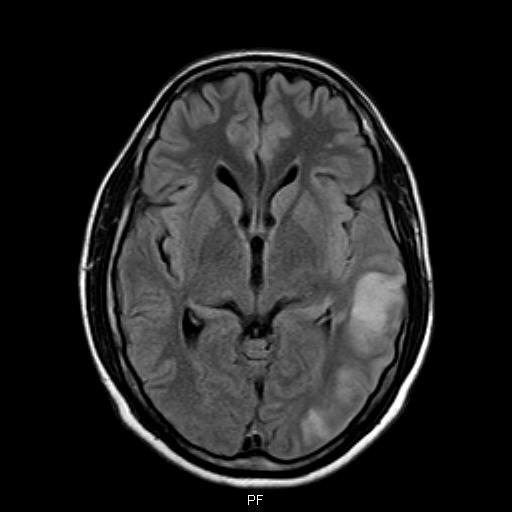
#> input picture HW1/Q5/1.jpeg, 512 x 512 px; its folder holds only this picture in this run
$ jupyter execute --allow-errors CV_HW1_Q5.ipynb
#> lines starting #> are read from the running program, lines starting #| are printed output that depends on the picture; after the words box and inside, x2 and y2 are one past the last pixel; in counts of white or black regions, pixels touching at a corner belong together
[cell 1]
import imageio.v2 as imageio
import numpy as np
image_names = [f"{i}.jpeg" if i != 8 else "8.jpg" for i in range(1, 9)]
#> (the rest of this cell did not finish here and is left out)

[cell 2]
import matplotlib.pyplot as plt

#> (the rest of this cell did not finish here and is left out)

<p>در این بخش هیت مپ تفاوت دو نیمکره را رسم می‌کنیم تا یک دید کلی داشته باشیم</p>

[cell 3]
def match_histograms(source, template):
    oldshape = source.shape
    source = source.ravel()
    template = template.ravel()

    s_values, bin_idx, s_counts = np.unique(source, return_inverse=True, return_counts=True)
    t_values, t_counts = np.unique(template, return_counts=True)

    s_quantiles = np.cumsum(s_counts).astype(np.float64)
    s_quantiles /= s_quantiles[-1]

    t_quantiles = np.cumsum(t_counts).astype(np.float64)
    t_quantiles /= t_quantiles[-1]

    interp_t_values = np.interp(s_quantiles, t_quantiles, t_values)
    return interp_t_values[bin_idx].reshape(oldshape).astype(np.uint8)

#> (a cell that did not finish here is left out)

[cell 5]
import numpy as np
import matplotlib.pyplot as plt
import imageio.v3 as iio
import scipy.ndimage
import os

<p>در این بخش هیستوگرام دو نیمکره را بررسی می‌کنیم و اگر تفاوت آن ها در یک موضع خاص بیش از 30 پیکسل بود ضایعه مغزی تشخیص می‌دهیم و برای دفاع از ادعایمان هم‌بستگی دو هیستوگرام را هم محاسبه می‌کنیم</p>

[cell 6]
import numpy as np
import matplotlib.pyplot as plt
import imageio.v3 as iio
import scipy.ndimage
import os

def load_image(path):
    image = iio.imread(path)
    if image.ndim == 3:
        image = np.mean(image, axis=2)
    return image.astype(np.float32)

def split_hemispheres(image):
    mid = image.shape[1] // 2
    left = image[:, :mid]
    right = image[:, mid:]
    right_flipped = np.fliplr(right)
    return left, right_flipped

def plot_histograms(left, right, image_name):
    plt.figure()
    plt.hist(left.ravel(), bins=256, alpha=0.5, label='Left')
    plt.hist(right.ravel(), bins=256, alpha=0.5, label='Right')
    plt.title(f'Histogram - {image_name}')
    plt.xlabel('Pixel Intensity')
    plt.ylabel('Frequency')
    plt.legend()
    plt.show()

def compare_histograms(left, right):
    h1, _ = np.histogram(left, bins=256, range=(0, 255), density=True)
    h2, _ = np.histogram(right, bins=256, range=(0, 255), density=True)
    return np.corrcoef(h1, h2)[0, 1]

def create_lesion_mask(left, right, sigma=2, thresh_mult=1.0):

    diff = np.abs(left - right)

    diff_smoothed = scipy.ndimage.gaussian_filter(diff, sigma=sigma)

    threshold = np.mean(diff_smoothed) + thresh_mult * np.std(diff_smoothed)
    mask = diff_smoothed > threshold

    structure = np.ones((3, 3))
    mask_cleaned = scipy.ndimage.binary_opening(mask, structure=structure)

    return mask_cleaned.astype(np.uint8)

def has_lesion(mask, min_pixels=50):
    return np.sum(mask) >= min_pixels

def get_lesion_regions(lesion_mask, min_size=50):
    structure = np.ones((3, 3), dtype=np.int32)
    labeled, _ = scipy.ndimage.label(lesion_mask, structure=structure)
    sizes = np.bincount(labeled.ravel())

    size_mask = sizes >= min_size
    size_mask[0] = 0
    filtered = size_mask[labeled]

    return filtered

def show_lesions_on_image(image, lesion_mask, title):
    filtered = get_lesion_regions(lesion_mask)
    num_lesions = filtered.max()

    if num_lesions == 0:
        print("No significant lesions detected.")
        plt.figure(figsize=(6, 6))
        plt.imshow(image, cmap='gray')
        plt.title(title + " (No Lesions)")
        plt.axis('off')
        plt.show()
        return

    centroids = scipy.ndimage.center_of_mass(filtered > 0, labels=filtered,
                                              index=np.arange(1, num_lesions + 1))

    plt.figure(figsize=(6, 6))
    plt.imshow(image, cmap='gray')
    plt.title(title)
    for y, x in centroids:
        plt.plot(x, y, 'ro')
        plt.text(x + 5, y, 'lesion', color='red', fontsize=8)
    plt.axis('off')
    plt.show()

image_folder = "."
image_names = ["1.jpeg", "2.jpeg", "3.jpeg", "4.jpeg", "5.jpeg", "6.jpeg", "7.jpeg", "8.jpg"]

#> (the rest of this cell did not finish here and is left out)

#> in load_image, image is the input picture: shape (512, 512); min 0, max 255, mean 35.9
    left, right = split_hemispheres(image)
#> in split_hemispheres, `right = image[:, mid:]`:
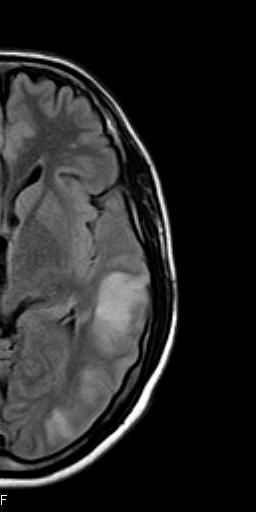
#> right: shape (512, 256) float32; min 0, max 255, mean 38.2
#> in split_hemispheres, `right_flipped = np.fliplr(right)`:
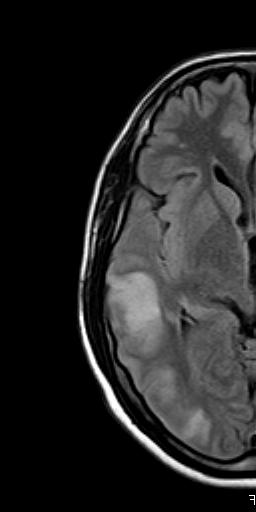
#> right_flipped: shape (512, 256) float32; min 0, max 255, mean 38.2

    plot_histograms(left, right, name)
#> in plot_histograms, `plt.show()`:
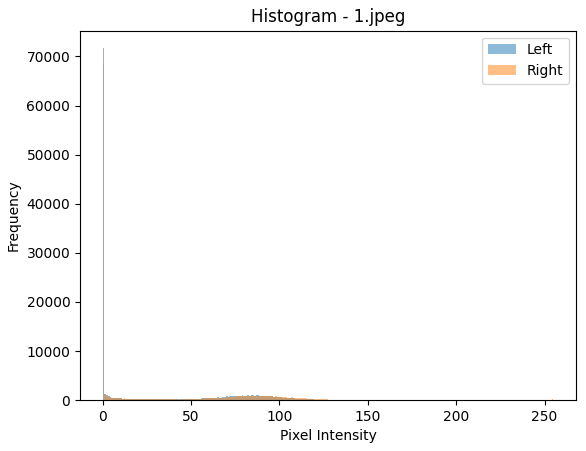
#> figure drawn by matplotlib, 1 panel; tallest bar 71684 high, from x = 0 to 0.996; tallest bar 68417 high, from x = 0 to 0.996

    corr = compare_histograms(left, right)
#> in compare_histograms, `h1, _ = np.histogram(left, bins=256, range=(0, 255), density=True)`: h1 = 256 values, max 0.549 at index 0, min 4.6e-05 at index 252, mean 0.00392
#> in compare_histograms, `h2, _ = np.histogram(right, bins=256, range=(0, 255), density=True)`: h2 = 256 values, max 0.524 at index 0, min 9.19e-05 at index 199, mean 0.00392
#> `corr = compare_histograms(left, right)`: corr = 1
#| 1.jpeg | Histogram correlation: 0.9999
    print(f"{name} | Histogram correlation: {corr:.4f}")

    lesion_mask = create_lesion_mask(left, right, sigma=2, thresh_mult=1.0)
#> in create_lesion_mask, `diff_smoothed = scipy.ndimage.gaussian_filter(diff, sigma=sigma)`:
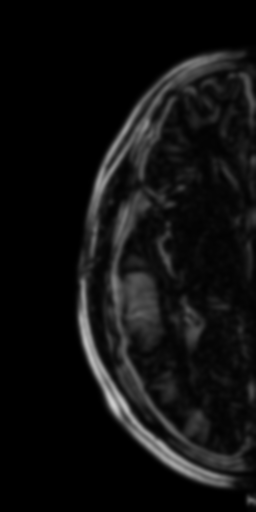
#> diff_smoothed: shape (512, 256) float32; min 0, max 207.5, mean 16.6
#> in create_lesion_mask, `threshold = np.mean(diff_smoothed) + thresh_mult * np.std(diff_smoothed)`: threshold = 46.07
#> in create_lesion_mask, `mask = diff_smoothed > threshold`:
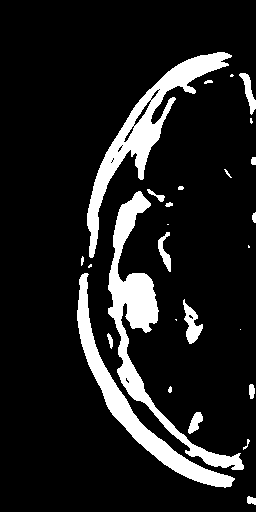
#> mask: shape (512, 256) bool; 12.4% white; 27 white regions (7 under 20 px), largest, box (x1, y1, x2, y2) and area: (108, 191, 244, 470) 5474, (87, 52, 232, 258) 4966, (77, 273, 235, 488) 4109
#> in create_lesion_mask, `mask_cleaned = scipy.ndimage.binary_opening(mask, structure=structure)`:
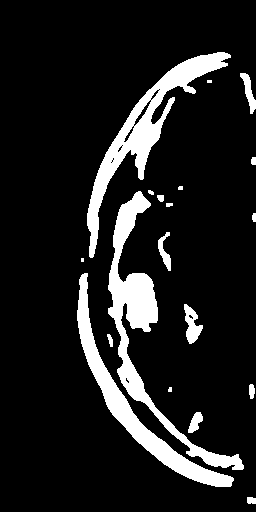
#> mask_cleaned: shape (512, 256) bool; 12.2% white; 19 white regions (4 under 20 px), largest, box (x1, y1, x2, y2) and area: (108, 191, 244, 470) 5454, (87, 52, 231, 258) 4956, (77, 273, 234, 487) 4104

    if has_lesion(lesion_mask, min_pixels=50):
        print(f"❗ Lesion detected in {name}")
        show_lesions_on_image(image, lesion_mask, f"Lesions in {name}")
#> in get_lesion_regions, `structure = np.ones((3, 3), dtype=np.int32)`: structure = [[1, 1, 1], [1, 1, 1], [1, 1, 1]]
#> in get_lesion_regions, `labeled, _ = scipy.ndimage.label(lesion_mask, structure=structure)`:
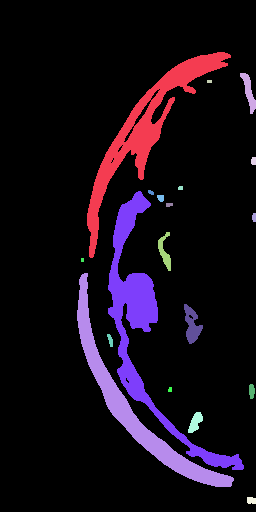
#> labeled: shape (512, 256) int32; 20 distinct labels, from 0 to 19; one colour per label, 0 black
#> in get_lesion_regions, `sizes = np.bincount(labeled.ravel())`: sizes = 20 values, max 115073 at index 0, min 12 at index 12, mean 6553.6
#> in get_lesion_regions, `filtered = size_mask[labeled]`:
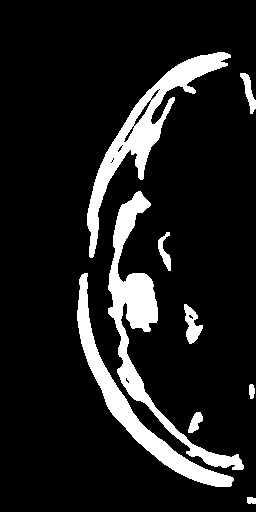
#> filtered: shape (512, 256) bool; 12% white; 9 white regions, largest, box (x1, y1, x2, y2) and area: (108, 191, 244, 470) 5454, (87, 52, 231, 258) 4956, (77, 273, 234, 487) 4104
#> in show_lesions_on_image, `num_lesions = filtered.max()`: num_lesions = True
#> in show_lesions_on_image, `centroids = scipy.ndimage.center_of_mass(filtered > 0, labels=filtered..`: centroids = [(281.6, 146.6)]
#> the loop in show_lesions_on_image, `for y, x in centroids:` made 1 pass
#> in show_lesions_on_image, `plt.show()`:
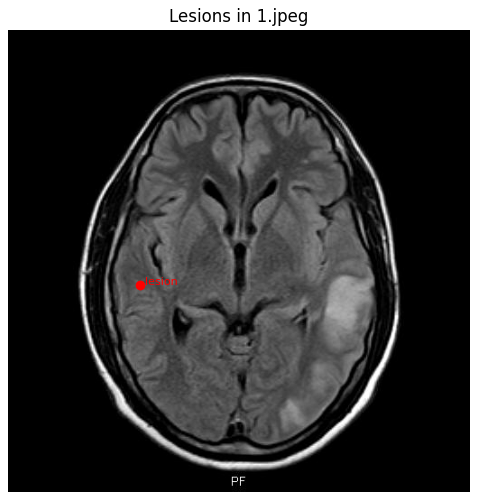
#> figure drawn by matplotlib, 1 panel
    else:
        print(f"✅ No significant lesion in {name}")
        plt.figure(figsize=(6, 6))
        plt.imshow(image, cmap='gray')
        plt.title(f"{name} (No lesions)")
        plt.axis('off')
        plt.show()

    print("-" * 40)

<p>این بخش هم مثل قبلی است با این تفاوت که یک دایره را به عنوان ضایعه تشخیص می‌دهیم نه یک نقطه خاص را ولی کمی دقت پایینتری نسبت به قبلی دارد</p>

[cell 7]
import numpy as np
import matplotlib.pyplot as plt
import imageio.v3 as iio
import scipy.ndimage
import os
from skimage.measure import label, regionprops
from skimage.draw import circle_perimeter

def load_and_preprocess_image(path):
    img = iio.imread(path)
    if img.ndim == 3:
        img = np.mean(img, axis=2)
    img = img.astype(np.float32)
    img = scipy.ndimage.gaussian_filter(img, sigma=1)
    img = (img - np.min(img)) / (np.max(img) - np.min(img)) * 255
    return img

def split_hemispheres(img):
    mid = img.shape[1] // 2
    left = img[:, :mid]
    right = np.fliplr(img[:, mid:])
    return left, right

def detect_lesion_mask(left, right, sigma=2, threshold_factor=1.0):
    diff = np.abs(left - right)
    diff_smooth = scipy.ndimage.gaussian_filter(diff, sigma=sigma)
    threshold = np.mean(diff_smooth) + threshold_factor * np.std(diff_smooth)
    mask = diff_smooth > threshold
    mask = scipy.ndimage.binary_opening(mask, structure=np.ones((3, 3)))
    mask = scipy.ndimage.binary_closing(mask, structure=np.ones((3, 3)))
    return mask.astype(np.uint8)

def find_most_probable_lesion_circle(mask, min_area=400, max_area=3000):
    labeled = label(mask)
    regions = regionprops(labeled)

    filtered_regions = [r for r in regions if min_area < r.area < max_area]

    if not filtered_regions:
        return None

    best_region = max(filtered_regions, key=lambda r: r.area)
    y, x = best_region.centroid
    r = best_region.equivalent_diameter / 2
    return (int(x), int(y), int(r))


def draw_circles_on_image(image, circles, title):
    image = image.copy()
    image_rgb = np.stack([image]*3, axis=-1) / 255.0  # grayscale to RGB

    for x, y, r in circles:
        rr, cc = circle_perimeter(y, x, r, shape=image.shape)
        image_rgb[rr, cc] = [1, 0, 0]  # red circles

    plt.figure(figsize=(6, 6))
    plt.imshow(image_rgb)
    plt.title(title)
    plt.axis('off')
    plt.show()

image_folder = "."
#> image_folder = '.'
image_names = [f"{i}.jpeg" for i in range(1, 8)] + ["8.jpg"]

#> (the rest of this cell did not finish here and is left out)

    left, right = split_hemispheres(image)

    lesion_mask = detect_lesion_mask(left, right)
#> in detect_lesion_mask, `threshold = np.mean(diff_smooth) + threshold_factor * np.std(diff_smoo..`: threshold = 42.33
#> in detect_lesion_mask, `mask = diff_smooth > threshold`: mask: shape (512, 256) bool; 12.5% white; 25 white regions (8 under 20 px), largest, box (x1, y1, x2, y2) and area: (108, 191, 245, 470) 5499, (87, 52, 229, 258) 4889, (77, 274, 234, 488) 4237
#> in detect_lesion_mask, `mask = scipy.ndimage.binary_opening(mask, structure=np.ones((3, 3)))`: mask: shape (512, 256) bool; 12.3% white; 20 white regions (4 under 20 px), largest, box (x1, y1, x2, y2) and area: (109, 191, 244, 470) 5469, (87, 52, 228, 258) 4875, (77, 275, 233, 488) 4231
#> in detect_lesion_mask, `mask = scipy.ndimage.binary_closing(mask, structure=np.ones((3, 3)))`: mask: shape (512, 256) bool; 12.4% white; 18 white regions (4 under 20 px)

    circle = find_most_probable_lesion_circle(lesion_mask)
#> in find_most_probable_lesion_circle, `labeled = label(mask)`:
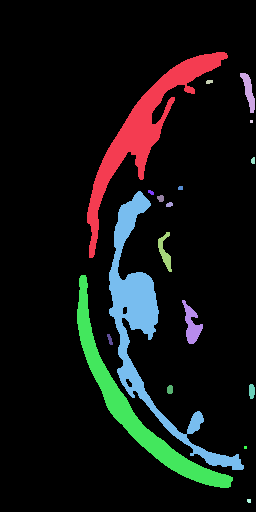
#> labeled: shape (512, 256) int64; 19 distinct labels, from 0 to 18; one colour per label, 0 black
#> in find_most_probable_lesion_circle, `regions = regionprops(labeled)`: regions = 18 regions; largest, box (x1, y1, x2, y2) and area: (109, 191, 244, 470) 5747, (87, 52, 228, 258) 5044, (77, 275, 233, 488) 4231, (182, 300, 203, 344) 423, (240, 73, 255, 113) 277
#> in find_most_probable_lesion_circle, `filtered_regions = [r for r in regions if min_area < r.area < max_area]`: filtered_regions = 1 regions; box (x1, y1, x2, y2) and area: (182, 300, 203, 344) 423
#> in find_most_probable_lesion_circle, `y, x = best_region.centroid`: y = 324.3; x = 191.3
#> in find_most_probable_lesion_circle, `r = best_region.equivalent_diameter / 2`: r = 11.6
#> `circle = find_most_probable_lesion_circle(lesion_mask)`: circle = (191, 324, 11)

    if circle:
      print(f"❗ Lesion detected in {name}")
      draw_circles_on_image(image, [circle], f"Lesion in {name}")
#> after the loop in draw_circles_on_image, `for x, y, r in circles:`: image_rgb: shape (512, 512, 3) float32; mean of channels 0, 1, 2 0.142, 0.141, 0.141
    else:
      print(f"✅ No lesion detected in {name}")
      plt.figure(figsize=(6, 6))
      plt.imshow(image, cmap='gray')
      plt.title(f"{name} (No lesion)")
      plt.axis('off')
      plt.show()
